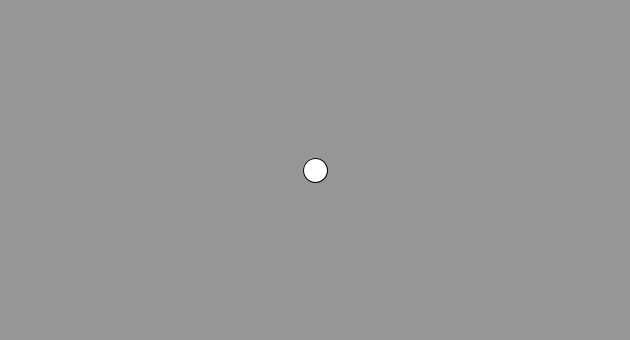
Frame 1 (no input)
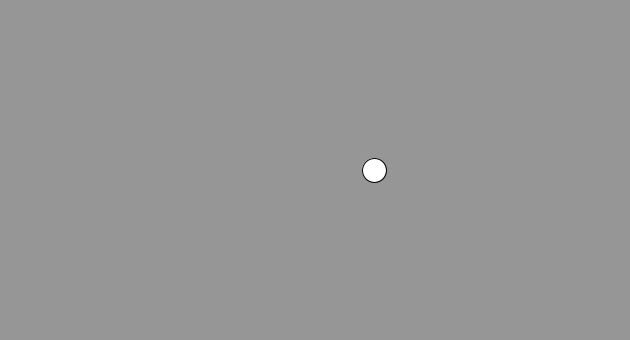
Frame 60 (the mouse pressed at the canvas centre just before this capture)
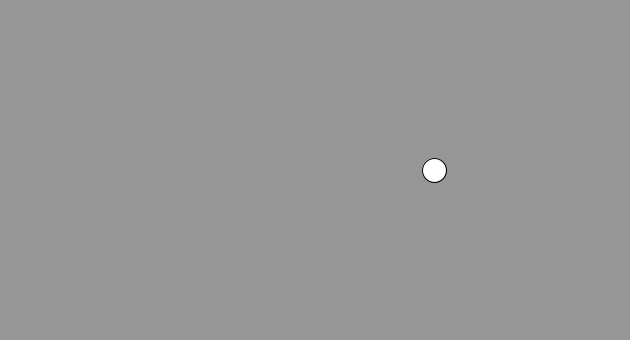
Frame 120 (the mouse held since frame 60 and released just before this capture)

The Processing sketch that drew these frames (run headless with seeded random() and noise(); from frame 60 on, the mouse is pressed at the canvas centre):

// Processing sketch: boolean_exp
// ── boolean_exp.pde
float circleX, circleW, circleY;

void setup() {
  size(630, 340);
  circleX = width / 2;
  circleY = height / 2;
}

void draw() {
  background(150);

  circleW = 24;
  fill(255);
  ellipse(circleX, circleY, circleW, circleW);

  circleX++;
  if (circleX + circleW > width + circleW / 2) {
    circleX = circleW / 2;
  }
}
